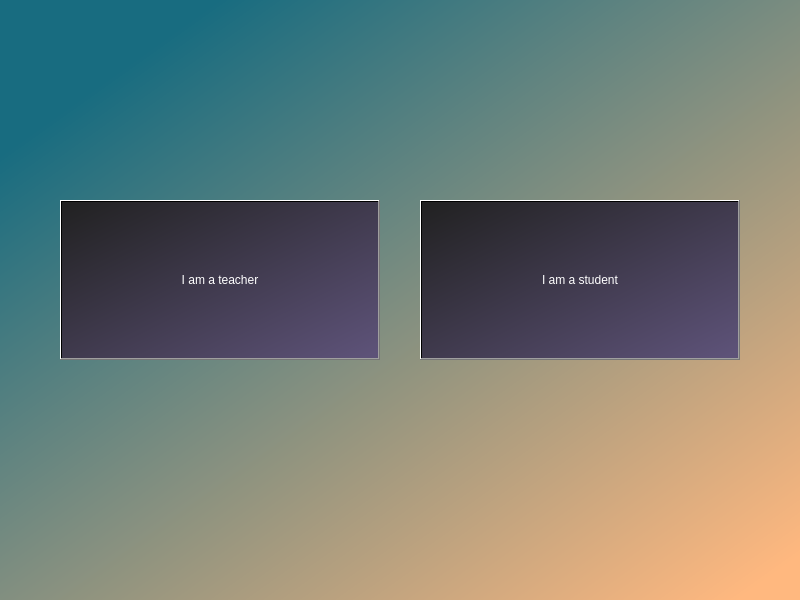
<?xml version="1.0" encoding="UTF-8"?>
<ui version="4.0">
 <class>MainWindow</class>
 <widget class="QMainWindow" name="MainWindow">
  <property name="geometry">
   <rect>
    <x>0</x>
    <y>0</y>
    <width>800</width>
    <height>600</height>
   </rect>
  </property>
  <property name="sizePolicy">
   <sizepolicy hsizetype="Expanding" vsizetype="Expanding">
    <horstretch>0</horstretch>
    <verstretch>0</verstretch>
   </sizepolicy>
  </property>
  <property name="minimumSize">
   <size>
    <width>800</width>
    <height>600</height>
   </size>
  </property>
  <property name="windowTitle">
   <string>MainWindow</string>
  </property>
  <property name="styleSheet">
   <string notr="true">background-color: qlineargradient(spread:pad, x1:0.03, y1:0.063, x2:0.921182, y2:1, stop:0.0935961 rgba(24, 108, 128, 255), stop:1 rgba(255, 184, 127, 255));</string>
  </property>
  <widget class="QWidget" name="centralwidget">
   <property name="sizePolicy">
    <sizepolicy hsizetype="Expanding" vsizetype="Expanding">
     <horstretch>0</horstretch>
     <verstretch>0</verstretch>
    </sizepolicy>
   </property>
   <property name="minimumSize">
    <size>
     <width>800</width>
     <height>600</height>
    </size>
   </property>
   <widget class="QStackedWidget" name="stackedWidget">
    <property name="enabled">
     <bool>true</bool>
    </property>
    <property name="geometry">
     <rect>
      <x>0</x>
      <y>0</y>
      <width>800</width>
      <height>600</height>
     </rect>
    </property>
    <property name="sizePolicy">
     <sizepolicy hsizetype="Expanding" vsizetype="Expanding">
      <horstretch>0</horstretch>
      <verstretch>0</verstretch>
     </sizepolicy>
    </property>
    <property name="currentIndex">
     <number>0</number>
    </property>
    <widget class="QWidget" name="page">
     <property name="sizePolicy">
      <sizepolicy hsizetype="Expanding" vsizetype="Expanding">
       <horstretch>0</horstretch>
       <verstretch>0</verstretch>
      </sizepolicy>
     </property>
     <widget class="QPushButton" name="teacher_button">
      <property name="geometry">
       <rect>
        <x>60</x>
        <y>200</y>
        <width>320</width>
        <height>160</height>
       </rect>
      </property>
      <property name="cursor">
       <cursorShape>OpenHandCursor</cursorShape>
      </property>
      <property name="mouseTracking">
       <bool>false</bool>
      </property>
      <property name="focusPolicy">
       <enum>Qt::ClickFocus</enum>
      </property>
      <property name="styleSheet">
       <string notr="true">background-color: qlineargradient(spread:pad, x1:0, y1:0, x2:0.980296, y2:0.972, stop:0 rgba(33, 33, 33, 255), stop:1 rgba(93, 82, 120, 255));
border-color: rgb(13, 3, 16);
color: white</string>
      </property>
      <property name="text">
       <string>I am a teacher</string>
      </property>
     </widget>
     <widget class="QPushButton" name="student_button">
      <property name="geometry">
       <rect>
        <x>420</x>
        <y>200</y>
        <width>320</width>
        <height>160</height>
       </rect>
      </property>
      <property name="cursor">
       <cursorShape>OpenHandCursor</cursorShape>
      </property>
      <property name="focusPolicy">
       <enum>Qt::ClickFocus</enum>
      </property>
      <property name="styleSheet">
       <string notr="true">background-color: qlineargradient(spread:pad, x1:0, y1:0, x2:0.980296, y2:0.972, stop:0 rgba(33, 33, 33, 255), stop:1 rgba(93, 82, 120, 255));
color: white</string>
      </property>
      <property name="text">
       <string>I am a student</string>
      </property>
     </widget>
    </widget>
    <widget class="QWidget" name="page_2">
     <property name="sizePolicy">
      <sizepolicy hsizetype="Expanding" vsizetype="Expanding">
       <horstretch>0</horstretch>
       <verstretch>0</verstretch>
      </sizepolicy>
     </property>
     <widget class="QWidget" name="widget" native="true">
      <property name="geometry">
       <rect>
        <x>0</x>
        <y>0</y>
        <width>800</width>
        <height>600</height>
       </rect>
      </property>
      <property name="sizePolicy">
       <sizepolicy hsizetype="Expanding" vsizetype="Expanding">
        <horstretch>0</horstretch>
        <verstretch>0</verstretch>
       </sizepolicy>
      </property>
      <property name="styleSheet">
       <string notr="true">background-color: qlineargradient(spread:pad, x1:0, y1:0, x2:1, y2:1, stop:0 rgba(42, 69, 94, 255), stop:1 rgba(92, 147, 170, 255));</string>
      </property>
      <widget class="QWidget" name="widget_2" native="true">
       <property name="geometry">
        <rect>
         <x>200</x>
         <y>150</y>
         <width>400</width>
         <height>260</height>
        </rect>
       </property>
       <property name="sizePolicy">
        <sizepolicy hsizetype="Expanding" vsizetype="Expanding">
         <horstretch>0</horstretch>
         <verstretch>0</verstretch>
        </sizepolicy>
       </property>
       <property name="styleSheet">
        <string notr="true">background-color: rgb(48, 48, 48);</string>
       </property>
       <widget class="QTextEdit" name="textEdit">
        <property name="geometry">
         <rect>
          <x>100</x>
          <y>70</y>
          <width>200</width>
          <height>30</height>
         </rect>
        </property>
        <property name="font">
         <font>
          <family>Impact</family>
          <pointsize>15</pointsize>
         </font>
        </property>
        <property name="styleSheet">
         <string notr="true">background-color: rgb(97, 97, 97);
color: rgb(255, 255, 255);</string>
        </property>
       </widget>
       <widget class="QLabel" name="label">
        <property name="geometry">
         <rect>
          <x>100</x>
          <y>40</y>
          <width>201</width>
          <height>31</height>
         </rect>
        </property>
        <property name="styleSheet">
         <string notr="true">color: rgb(255, 255, 255);</string>
        </property>
        <property name="text">
         <string>Name:</string>
        </property>
       </widget>
       <widget class="QLabel" name="label_2">
        <property name="geometry">
         <rect>
          <x>100</x>
          <y>130</y>
          <width>201</width>
          <height>31</height>
         </rect>
        </property>
        <property name="styleSheet">
         <string notr="true">color: rgb(255, 255, 255);</string>
        </property>
        <property name="text">
         <string>Connection ID:</string>
        </property>
       </widget>
       <widget class="QTextEdit" name="textEdit_2">
        <property name="geometry">
         <rect>
          <x>100</x>
          <y>160</y>
          <width>200</width>
          <height>30</height>
         </rect>
        </property>
        <property name="font">
         <font>
          <family>Impact</family>
          <pointsize>15</pointsize>
         </font>
        </property>
        <property name="styleSheet">
         <string notr="true">background-color: rgb(97, 97, 97);
color: rgb(255, 255, 255);</string>
        </property>
       </widget>
      </widget>
     </widget>
    </widget>
   </widget>
  </widget>
 </widget>
 <resources/>
 <connections/>
</ui>
